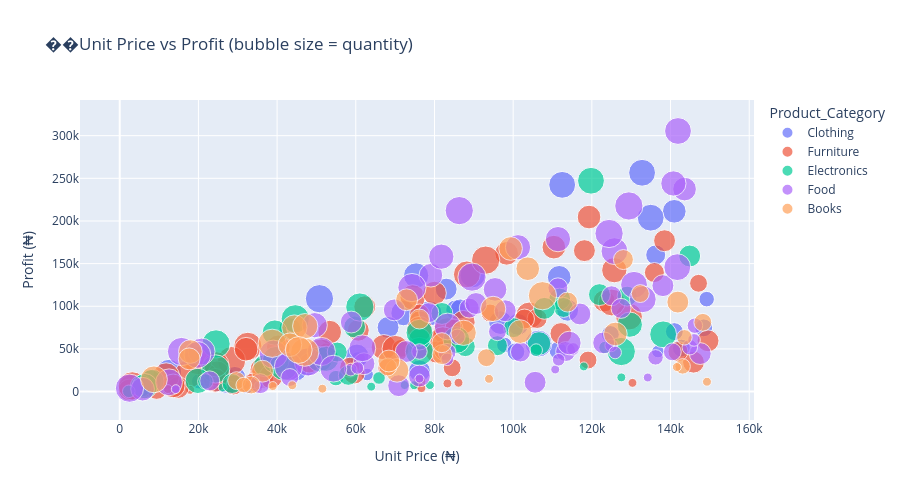

Source (notebook cell):
### Code cell
fig = px.scatter( 
 hm_balanced.sample(300, random_state=42), 
 x='Unit_Price', y='Profit', 
 color='Product_Category', 
 size='Quantity', 
 hover_data=['Customer_Name','Region','Sales_Rep'], 
 title='��Unit Price vs Profit (bubble size = quantity)', 
 labels={'Unit_Price':'Unit Price (₦)', 'Profit':'Profit (₦)'} ) 
fig.update_layout(height=500) 
fig.show()
